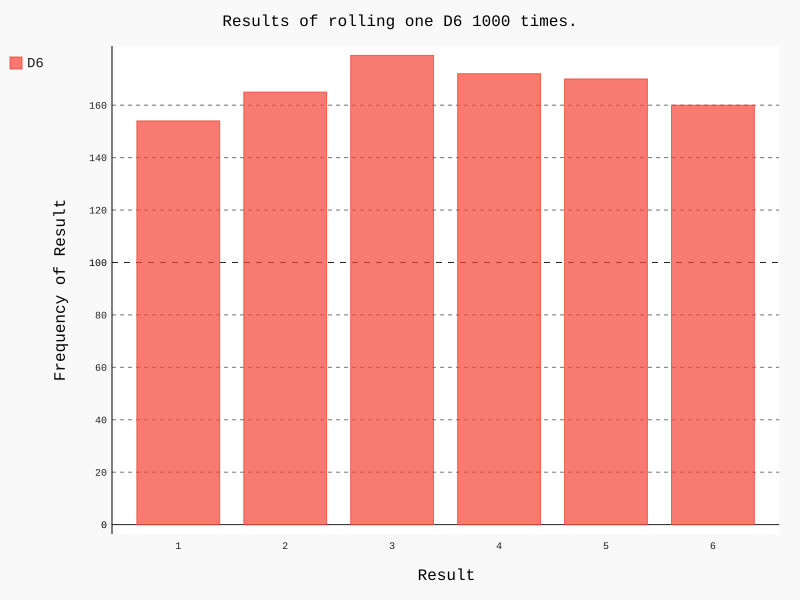

Write Python code to recreate this figure.
from die import Die
import pygal

# Creat a D6.
die = Die()

# Make some rolls, and store results in a list.
results = [die.roll() for roll_num in range(1000)]

# Analyze the results.
frequencies = [results.count(value) for value in range(1, die.num_sides+1)]

# Visualize the results.
hist = pygal.Bar()

hist.title = "Results of rolling one D6 1000 times."
hist.x_labels = [str(x) for x in range(1, die.num_sides+1)]
hist.x_title = "Result"
hist.y_title = "Frequency of Result"

hist.add('D6', frequencies)
hist.render_to_file('die_visual.svg')
